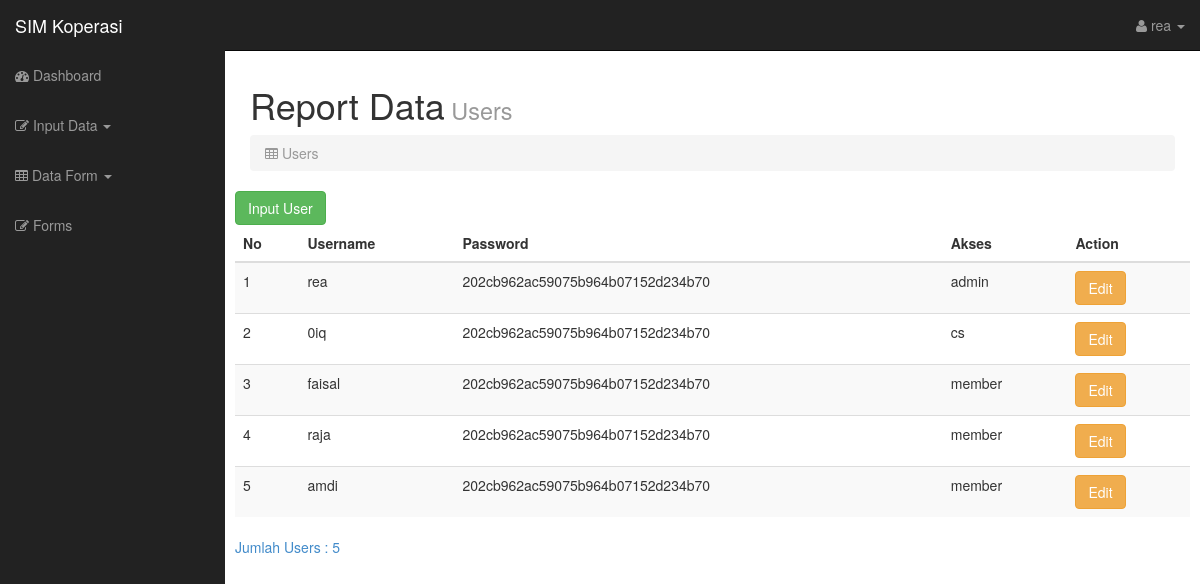
Page /indexadmin.php?page=datauser (signed in) on the committed database.
### tables this page shows
CREATE TABLE `users` (
  `id` int(255) NOT NULL,
  `username` varchar(255) NOT NULL,
  `password` varchar(255) NOT NULL,
  `entry` varchar(50) NOT NULL,
  `akses` varchar(255) NOT NULL,
  `status` varchar(12) NOT NULL
);

### datauser.php (the view, shortened to what this page needs)
<?php
include("config.php");
?>
<html>
<body>
    <div class="col-lg-12">
        <h1>Report Data<small> Users</small></h1>
        <ol class="breadcrumb">
            <li class="active"><i class="fa fa-table"></i> Users</li>
        </ol>
    </div>
    <a class="btn btn-success mb-2" href="indexadmin.php?page=inputanggota">Input User</a>
    <div class="col-12 mt-3">
        <?php
            $result = mysqli_query($conn, 'SELECT * FROM users ');
            if ($result->num_rows) {
                ?>
        <table class="table table-striped   table-hover  ">
            <thead class="">
                <tr>
                    <th>No</th>
                    <th>Username</th>
                    <th>Password</th>
                    <th>Akses</th>
                    <th>Action</th>
                </tr>
            </thead>
            <tbody>
                <?php
                    $i = 1;
                while ($item = $result->fetch_object()) {
                    ?>
                <tr>
                    <td>
                        <?= $i; ?>
                    </td>
                    <td>
                        <?= $item->username; ?>
                    </td>
                    <td>
                        <?= $item->password; ?>
                    </td>
                    <td>
                        <?= $item->akses; ?>
                    </td>
                    <td>
                    <a class="btn btn-warning"
                            href="indexadmin.php?page=updateuser&id=<?= $item->id?>">Edit</a>
                    </td>
                </tr>
                <?php
                        $i++;
                        $a = $i-1;
                }
                ?>
            </tbody>
        </table>
        <a>Jumlah Users : <?php echo $a ?> </a>
        <?php
            } else
                echo 'Datanya tidak ada';
            ?>
    </div>
    </div>
    </div>
    </div>
</body>
</html>

### css/sb-admin.css (style rules this page uses)
body { margin-top: 50px; }

### rows in the picture
users: username "rea", password "202cb962ac59075b964b07152d234b70", akses "admin"
users: username "0iq", password "202cb962ac59075b964b07152d234b70", akses "cs"
users: username "faisal", password "202cb962ac59075b964b07152d234b70", akses "member"
users: username "raja", password "202cb962ac59075b964b07152d234b70", akses "member"
users: username "amdi", password "202cb962ac59075b964b07152d234b70", akses "member"

### other values in the picture
$_SESSION['username'] "rea"
$a "5"
